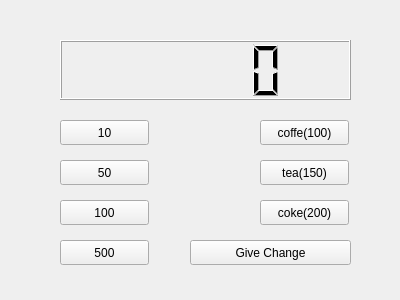
<?xml version="1.0" encoding="UTF-8"?>
<ui version="4.0">
 <class>Widget</class>
 <widget class="QWidget" name="Widget">
  <property name="geometry">
   <rect>
    <x>0</x>
    <y>0</y>
    <width>400</width>
    <height>300</height>
   </rect>
  </property>
  <property name="windowTitle">
   <string>Widget</string>
  </property>
  <widget class="QLCDNumber" name="lcdNumber">
   <property name="geometry">
    <rect>
     <x>60</x>
     <y>40</y>
     <width>291</width>
     <height>60</height>
    </rect>
   </property>
  </widget>
  <widget class="QPushButton" name="pb10">
   <property name="geometry">
    <rect>
     <x>60</x>
     <y>120</y>
     <width>89</width>
     <height>25</height>
    </rect>
   </property>
   <property name="text">
    <string>10</string>
   </property>
  </widget>
  <widget class="QPushButton" name="pb50">
   <property name="geometry">
    <rect>
     <x>60</x>
     <y>160</y>
     <width>89</width>
     <height>25</height>
    </rect>
   </property>
   <property name="text">
    <string>50</string>
   </property>
  </widget>
  <widget class="QPushButton" name="pb100">
   <property name="geometry">
    <rect>
     <x>60</x>
     <y>200</y>
     <width>89</width>
     <height>25</height>
    </rect>
   </property>
   <property name="text">
    <string>100</string>
   </property>
  </widget>
  <widget class="QPushButton" name="pb500">
   <property name="geometry">
    <rect>
     <x>60</x>
     <y>240</y>
     <width>89</width>
     <height>25</height>
    </rect>
   </property>
   <property name="text">
    <string>500</string>
   </property>
  </widget>
  <widget class="QPushButton" name="pbCoffe">
   <property name="geometry">
    <rect>
     <x>260</x>
     <y>120</y>
     <width>89</width>
     <height>25</height>
    </rect>
   </property>
   <property name="text">
    <string>coffe(100)</string>
   </property>
  </widget>
  <widget class="QPushButton" name="pbTea">
   <property name="geometry">
    <rect>
     <x>260</x>
     <y>160</y>
     <width>89</width>
     <height>25</height>
    </rect>
   </property>
   <property name="text">
    <string>tea(150)</string>
   </property>
  </widget>
  <widget class="QPushButton" name="pbCoke">
   <property name="geometry">
    <rect>
     <x>260</x>
     <y>200</y>
     <width>89</width>
     <height>25</height>
    </rect>
   </property>
   <property name="text">
    <string>coke(200)</string>
   </property>
  </widget>
  <widget class="QPushButton" name="pbReturn">
   <property name="geometry">
    <rect>
     <x>190</x>
     <y>240</y>
     <width>161</width>
     <height>25</height>
    </rect>
   </property>
   <property name="text">
    <string>Give Change</string>
   </property>
  </widget>
 </widget>
 <layoutdefault spacing="6" margin="11"/>
 <resources/>
 <connections/>
</ui>
